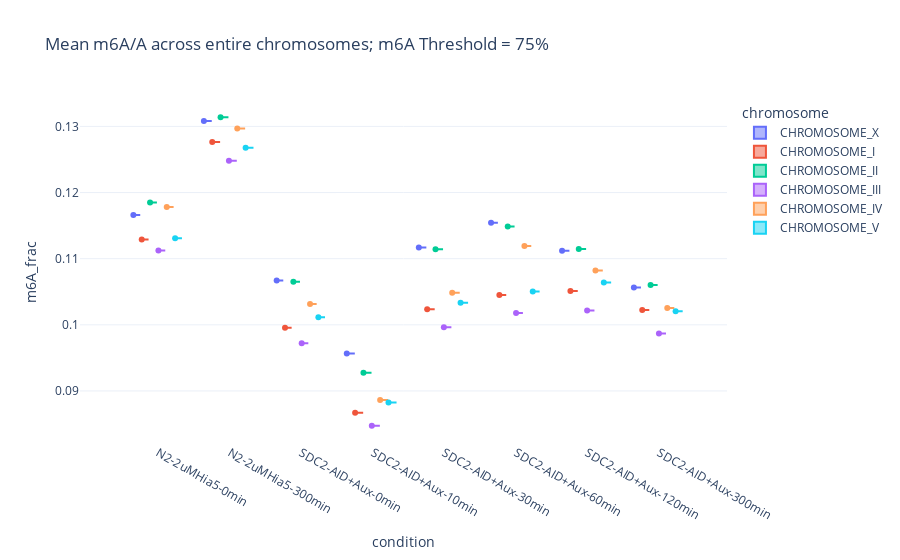
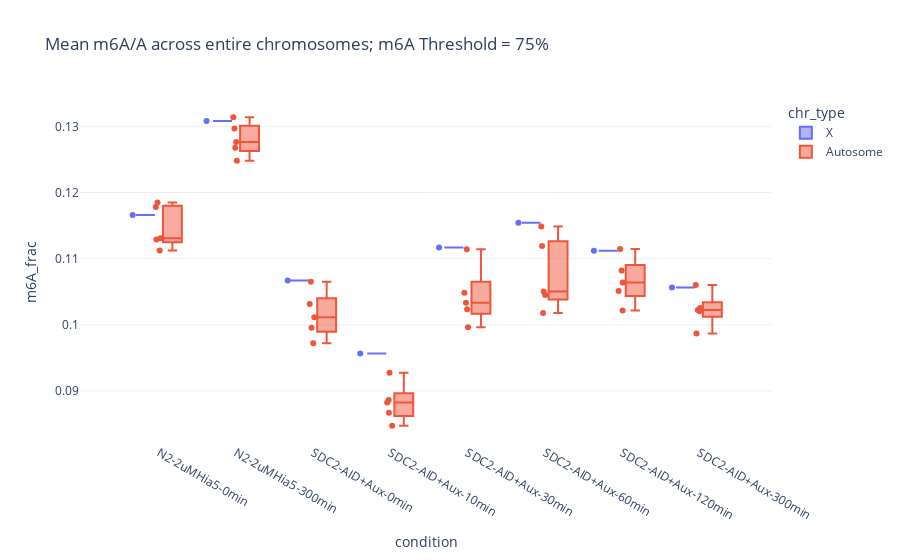

Notebook cell for these charts, in order:
### Code cell
# Plot average m6A/A across the chromosome for each condition in a time course
# Set px background to white
px.defaults.template = "plotly_white"

# list of samples to consider
considered_samples = [0]

# Plot title
#plot_title = "AID::SDC-2 + Auxin; 2uM Hia5 Timecourse; m6A thresh = 75%"
plot_title = "Mean m6A/A across entire chromosomes; m6A Threshold = " + str(round(m6A_thresh/254*100-1)) + "%"

# plot boxplot of norm_m6A_frac by chromosome
fig = px.box(result_df, x="condition", y="m6A_frac", color="chromosome", title=plot_title, points="all")
#Update background to white
fig.update_layout(plot_bgcolor='white')
fig.show()

# plot boxplot of norm_m6A_frac by chromosome
fig = px.box(result_df, x="condition", y="m6A_frac", color="chr_type", title=plot_title, points="all")
fig.update_layout(plot_bgcolor='white')
fig.show()

### Figure 1 — Plotly figure (JSON) as saved in the notebook; plotly's stock layout.template omitted (floating-point values rounded to 4 significant figures)
{"data": [{"alignmentgroup": "True", "boxpoints": "all", "hovertemplate": "chromosome=CHROMOSOME_X<br>condition=%{x}<br>m6A_frac=%{y}<extra></extra>", "legendgroup": "CHROMOSOME_X", "marker": {"color": "#636efa"}, "name": "CHROMOSOME_X", "notched": false, "offsetgroup": "CHROMOSOME_X", "orientation": "v", "showlegend": true, "type": "box", "x": ["N2-2uMHia5-0min", "N2-2uMHia5-300min", "SDC2-AID+Aux-0min", "SDC2-AID+Aux-10min", "SDC2-AID+Aux-30min", "SDC2-AID+Aux-60min", "SDC2-AID+Aux-120min", "SDC2-AID+Aux-300min"], "x0": " ", "xaxis": "x", "y": [0.1166, 0.1308, 0.1067, 0.09565, 0.1117, 0.1154, 0.1112, 0.1056], "y0": " ", "yaxis": "y"}, {"alignmentgroup": "True", "boxpoints": "all", "hovertemplate": "chromosome=CHROMOSOME_I<br>condition=%{x}<br>m6A_frac=%{y}<extra></extra>", "legendgroup": "CHROMOSOME_I", "marker": {"color": "#EF553B"}, "name": "CHROMOSOME_I", "notched": false, "offsetgroup": "CHROMOSOME_I", "orientation": "v", "showlegend": true, "type": "box", "x": ["N2-2uMHia5-0min", "N2-2uMHia5-300min", "SDC2-AID+Aux-0min", "SDC2-AID+Aux-10min", "SDC2-AID+Aux-30min", "SDC2-AID+Aux-60min", "SDC2-AID+Aux-120min", "SDC2-AID+Aux-300min"], "x0": " ", "xaxis": "x", "y": [0.1129, 0.1276, 0.09954, 0.08671, 0.1023, 0.1045, 0.1051, 0.1023], "y0": " ", "yaxis": "y"}, {"alignmentgroup": "True", "boxpoints": "all", "hovertemplate": "chromosome=CHROMOSOME_II<br>condition=%{x}<br>m6A_frac=%{y}<extra></extra>", "legendgroup": "CHROMOSOME_II", "marker": {"color": "#00cc96"}, "name": "CHROMOSOME_II", "notched": false, "offsetgroup": "CHROMOSOME_II", "orientation": "v", "showlegend": true, "type": "box", "x": ["N2-2uMHia5-0min", "N2-2uMHia5-300min", "SDC2-AID+Aux-0min", "SDC2-AID+Aux-10min", "SDC2-AID+Aux-30min", "SDC2-AID+Aux-60min", "SDC2-AID+Aux-120min", "SDC2-AID+Aux-300min"], "x0": " ", "xaxis": "x", "y": [0.1185, 0.1314, 0.1065, 0.09276, 0.1114, 0.1149, 0.1115, 0.106], "y0": " ", "yaxis": "y"}, {"alignmentgroup": "True", "boxpoints": "all", "hovertemplate": "chromosome=CHROMOSOME_III<br>condition=%{x}<br>m6A_frac=%{y}<extra></extra>", "legendgroup": "CHROMOSOME_III", "marker": {"color": "#ab63fa"}, "name": "CHROMOSOME_III", "notched": false, "offsetgroup": "CHROMOSOME_III", "orientation": "v", "showlegend": true, "type": "box", "x": ["N2-2uMHia5-0min", "N2-2uMHia5-300min", "SDC2-AID+Aux-0min", "SDC2-AID+Aux-10min", "SDC2-AID+Aux-30min", "SDC2-AID+Aux-60min", "SDC2-AID+Aux-120min", "SDC2-AID+Aux-300min"], "x0": " ", "xaxis": "x", "y": [0.1112, 0.1248, 0.09721, 0.08472, 0.09963, 0.1018, 0.1022, 0.09869], "y0": " ", "yaxis": "y"}, {"alignmentgroup": "True", "boxpoints": "all", "hovertemplate": "chromosome=CHROMOSOME_IV<br>condition=%{x}<br>m6A_frac=%{y}<extra></extra>", "legendgroup": "CHROMOSOME_IV", "marker": {"color": "#FFA15A"}, "name": "CHROMOSOME_IV", "notched": false, "offsetgroup": "CHROMOSOME_IV", "orientation": "v", "showlegend": true, "type": "box", "x": ["N2-2uMHia5-0min", "N2-2uMHia5-300min", "SDC2-AID+Aux-0min", "SDC2-AID+Aux-10min", "SDC2-AID+Aux-30min", "SDC2-AID+Aux-60min", "SDC2-AID+Aux-120min", "SDC2-AID+Aux-300min"], "x0": " ", "xaxis": "x", "y": [0.1178, 0.1297, 0.1032, 0.08864, 0.1049, 0.1119, 0.1082, 0.1025], "y0": " ", "yaxis": "y"}, {"alignmentgroup": "True", "boxpoints": "all", "hovertemplate": "chromosome=CHROMOSOME_V<br>condition=%{x}<br>m6A_frac=%{y}<extra></extra>", "legendgroup": "CHROMOSOME_V", "marker": {"color": "#19d3f3"}, "name": "CHROMOSOME_V", "notched": false, "offsetgroup": "CHROMOSOME_V", "orientation": "v", "showlegend": true, "type": "box", "x": ["N2-2uMHia5-0min", "N2-2uMHia5-300min", "SDC2-AID+Aux-0min", "SDC2-AID+Aux-10min", "SDC2-AID+Aux-30min", "SDC2-AID+Aux-60min", "SDC2-AID+Aux-120min", "SDC2-AID+Aux-300min"], "x0": " ", "xaxis": "x", "y": [0.1131, 0.1268, 0.1011, 0.08825, 0.1034, 0.105, 0.1064, 0.102], "y0": " ", "yaxis": "y"}], "layout": {"boxmode": "group", "legend": {"title": {"text": "chromosome"}, "tracegroupgap": 0}, "plot_bgcolor": "white", "title": {"text": "Mean m6A/A across entire chromosomes; m6A Threshold = 75%"}, "xaxis": {"anchor": "y", "domain": [0, 1], "title": {"text": "condition"}}, "yaxis": {"anchor": "x", "domain": [0, 1], "title": {"text": "m6A_frac"}}}}

### Figure 2 — Plotly figure (JSON) as saved in the notebook; plotly's stock layout.template omitted (floating-point values rounded to 4 significant figures)
{"data": [{"alignmentgroup": "True", "boxpoints": "all", "hovertemplate": "chr_type=X<br>condition=%{x}<br>m6A_frac=%{y}<extra></extra>", "legendgroup": "X", "marker": {"color": "#636efa"}, "name": "X", "notched": false, "offsetgroup": "X", "orientation": "v", "showlegend": true, "type": "box", "x": ["N2-2uMHia5-0min", "N2-2uMHia5-300min", "SDC2-AID+Aux-0min", "SDC2-AID+Aux-10min", "SDC2-AID+Aux-30min", "SDC2-AID+Aux-60min", "SDC2-AID+Aux-120min", "SDC2-AID+Aux-300min"], "x0": " ", "xaxis": "x", "y": [0.1166, 0.1308, 0.1067, 0.09565, 0.1117, 0.1154, 0.1112, 0.1056], "y0": " ", "yaxis": "y"}, {"alignmentgroup": "True", "boxpoints": "all", "hovertemplate": "chr_type=Autosome<br>condition=%{x}<br>m6A_frac=%{y}<extra></extra>", "legendgroup": "Autosome", "marker": {"color": "#EF553B"}, "name": "Autosome", "notched": false, "offsetgroup": "Autosome", "orientation": "v", "showlegend": true, "type": "box", "x": ["N2-2uMHia5-0min", "N2-2uMHia5-0min", "N2-2uMHia5-0min", "N2-2uMHia5-0min", "N2-2uMHia5-0min", "N2-2uMHia5-300min", "N2-2uMHia5-300min", "N2-2uMHia5-300min", "N2-2uMHia5-300min", "N2-2uMHia5-300min", "SDC2-AID+Aux-0min", "SDC2-AID+Aux-0min", "SDC2-AID+Aux-0min", "SDC2-AID+Aux-0min", "SDC2-AID+Aux-0min", "SDC2-AID+Aux-10min", "SDC2-AID+Aux-10min", "SDC2-AID+Aux-10min", "SDC2-AID+Aux-10min", "SDC2-AID+Aux-10min", "SDC2-AID+Aux-30min", "SDC2-AID+Aux-30min", "SDC2-AID+Aux-30min", "SDC2-AID+Aux-30min", "SDC2-AID+Aux-30min", "SDC2-AID+Aux-60min", "SDC2-AID+Aux-60min", "SDC2-AID+Aux-60min", "SDC2-AID+Aux-60min", "SDC2-AID+Aux-60min", "SDC2-AID+Aux-120min", "SDC2-AID+Aux-120min", "SDC2-AID+Aux-120min", "SDC2-AID+Aux-120min", "SDC2-AID+Aux-120min", "SDC2-AID+Aux-300min", "SDC2-AID+Aux-300min", "SDC2-AID+Aux-300min", "SDC2-AID+Aux-300min", "SDC2-AID+Aux-300min"], "x0": " ", "xaxis": "x", "y": [0.1129, 0.1185, 0.1112, 0.1178, 0.1131, 0.1276, 0.1314, 0.1248, 0.1297, 0.1268, 0.09954, 0.1065, 0.09721, 0.1032, 0.1011, 0.08671, 0.09276, 0.08472, 0.08864, 0.08825, 0.1023, 0.1114, 0.09963, 0.1049, 0.1034, 0.1045, 0.1149, 0.1018, 0.1119, 0.105, 0.1051, 0.1115, 0.1022, 0.1082, 0.1064, 0.1023, 0.106, 0.09869, 0.1025, 0.102], "y0": " ", "yaxis": "y"}], "layout": {"boxmode": "group", "legend": {"title": {"text": "chr_type"}, "tracegroupgap": 0}, "plot_bgcolor": "white", "title": {"text": "Mean m6A/A across entire chromosomes; m6A Threshold = 75%"}, "xaxis": {"anchor": "y", "domain": [0, 1], "title": {"text": "condition"}}, "yaxis": {"anchor": "x", "domain": [0, 1], "title": {"text": "m6A_frac"}}}}
